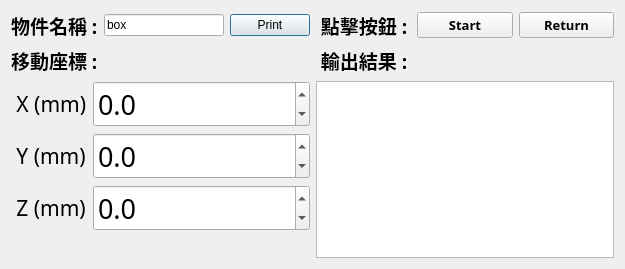
<?xml version="1.0" encoding="UTF-8"?>
<ui version="4.0">
 <class>Dialog</class>
 <widget class="QDialog" name="Dialog">
  <property name="geometry">
   <rect>
    <x>0</x>
    <y>0</y>
    <width>625</width>
    <height>269</height>
   </rect>
  </property>
  <property name="minimumSize">
   <size>
    <width>625</width>
    <height>269</height>
   </size>
  </property>
  <property name="maximumSize">
   <size>
    <width>625</width>
    <height>269</height>
   </size>
  </property>
  <property name="windowTitle">
   <string>Dialog</string>
  </property>
  <property name="sizeGripEnabled">
   <bool>false</bool>
  </property>
  <layout class="QHBoxLayout" name="horizontalLayout">
   <item>
    <layout class="QVBoxLayout" name="verticalLayout">
     <item>
      <layout class="QHBoxLayout" name="horizontalLayout_2">
       <item>
        <widget class="QLabel" name="label_ItemName">
         <property name="font">
          <font>
           <family>微軟正黑體</family>
           <pointsize>14</pointsize>
           <weight>75</weight>
           <bold>true</bold>
          </font>
         </property>
         <property name="text">
          <string>物件名稱 :</string>
         </property>
        </widget>
       </item>
       <item>
        <widget class="QLineEdit" name="lineEdit">
         <property name="inputMask">
          <string/>
         </property>
         <property name="text">
          <string>box</string>
         </property>
         <property name="maxLength">
          <number>16</number>
         </property>
        </widget>
       </item>
       <item>
        <widget class="QPushButton" name="print">
         <property name="text">
          <string>Print</string>
         </property>
        </widget>
       </item>
      </layout>
     </item>
     <item>
      <widget class="QLabel" name="label_3d">
       <property name="font">
        <font>
         <family>微軟正黑體</family>
         <pointsize>14</pointsize>
         <weight>75</weight>
         <bold>true</bold>
        </font>
       </property>
       <property name="text">
        <string>移動座標 :</string>
       </property>
      </widget>
     </item>
     <item>
      <layout class="QFormLayout" name="form_3d">
       <item row="0" column="0">
        <widget class="QLabel" name="label_x">
         <property name="font">
          <font>
           <family>微軟正黑體</family>
           <pointsize>16</pointsize>
          </font>
         </property>
         <property name="text">
          <string> X (mm)</string>
         </property>
        </widget>
       </item>
       <item row="0" column="1">
        <widget class="QDoubleSpinBox" name="value_x">
         <property name="font">
          <font>
           <family>微軟正黑體</family>
           <pointsize>20</pointsize>
          </font>
         </property>
         <property name="suffix">
          <string/>
         </property>
         <property name="decimals">
          <number>1</number>
         </property>
         <property name="minimum">
          <double>-200.000000000000000</double>
         </property>
         <property name="maximum">
          <double>200.000000000000000</double>
         </property>
         <property name="singleStep">
          <double>1.000000000000000</double>
         </property>
        </widget>
       </item>
       <item row="1" column="0">
        <widget class="QLabel" name="label_y">
         <property name="font">
          <font>
           <family>微軟正黑體</family>
           <pointsize>16</pointsize>
          </font>
         </property>
         <property name="text">
          <string> Y (mm)</string>
         </property>
        </widget>
       </item>
       <item row="1" column="1">
        <widget class="QDoubleSpinBox" name="value_y">
         <property name="font">
          <font>
           <family>微軟正黑體</family>
           <pointsize>20</pointsize>
          </font>
         </property>
         <property name="cursor">
          <cursorShape>ArrowCursor</cursorShape>
         </property>
         <property name="mouseTracking">
          <bool>false</bool>
         </property>
         <property name="tabletTracking">
          <bool>false</bool>
         </property>
         <property name="acceptDrops">
          <bool>false</bool>
         </property>
         <property name="autoFillBackground">
          <bool>false</bool>
         </property>
         <property name="wrapping">
          <bool>false</bool>
         </property>
         <property name="accelerated">
          <bool>false</bool>
         </property>
         <property name="showGroupSeparator" stdset="0">
          <bool>false</bool>
         </property>
         <property name="prefix">
          <string/>
         </property>
         <property name="suffix">
          <string/>
         </property>
         <property name="decimals">
          <number>1</number>
         </property>
         <property name="minimum">
          <double>-200.000000000000000</double>
         </property>
         <property name="maximum">
          <double>200.000000000000000</double>
         </property>
         <property name="singleStep">
          <double>1.000000000000000</double>
         </property>
        </widget>
       </item>
       <item row="2" column="0">
        <widget class="QLabel" name="label_z">
         <property name="font">
          <font>
           <family>微軟正黑體</family>
           <pointsize>16</pointsize>
          </font>
         </property>
         <property name="text">
          <string> Z (mm)</string>
         </property>
        </widget>
       </item>
       <item row="2" column="1">
        <widget class="QDoubleSpinBox" name="value_z">
         <property name="sizePolicy">
          <sizepolicy hsizetype="Minimum" vsizetype="Fixed">
           <horstretch>0</horstretch>
           <verstretch>0</verstretch>
          </sizepolicy>
         </property>
         <property name="font">
          <font>
           <family>微軟正黑體</family>
           <pointsize>20</pointsize>
          </font>
         </property>
         <property name="toolTip">
          <string>x</string>
         </property>
         <property name="prefix">
          <string/>
         </property>
         <property name="suffix">
          <string/>
         </property>
         <property name="decimals">
          <number>1</number>
         </property>
         <property name="minimum">
          <double>-100.000000000000000</double>
         </property>
         <property name="singleStep">
          <double>1.000000000000000</double>
         </property>
         <property name="value">
          <double>0.000000000000000</double>
         </property>
        </widget>
       </item>
       <item row="3" column="1">
        <spacer name="verticalSpacer">
         <property name="orientation">
          <enum>Qt::Vertical</enum>
         </property>
         <property name="sizeHint" stdset="0">
          <size>
           <width>20</width>
           <height>40</height>
          </size>
         </property>
        </spacer>
       </item>
      </layout>
     </item>
    </layout>
   </item>
   <item>
    <layout class="QVBoxLayout" name="verticalLayout_2">
     <item>
      <layout class="QHBoxLayout" name="horizontalLayout_3">
       <item>
        <widget class="QLabel" name="label_button">
         <property name="font">
          <font>
           <family>微軟正黑體</family>
           <pointsize>14</pointsize>
           <weight>75</weight>
           <bold>true</bold>
          </font>
         </property>
         <property name="text">
          <string> 點擊按鈕 :</string>
         </property>
        </widget>
       </item>
       <item>
        <widget class="QPushButton" name="with_start">
         <property name="font">
          <font>
           <family>微軟正黑體</family>
           <pointsize>10</pointsize>
           <weight>75</weight>
           <bold>true</bold>
           <strikeout>false</strikeout>
          </font>
         </property>
         <property name="text">
          <string>Start</string>
         </property>
        </widget>
       </item>
       <item>
        <widget class="QPushButton" name="with_return">
         <property name="font">
          <font>
           <family>微軟正黑體</family>
           <pointsize>10</pointsize>
           <weight>75</weight>
           <bold>true</bold>
          </font>
         </property>
         <property name="text">
          <string>Return</string>
         </property>
        </widget>
       </item>
      </layout>
     </item>
     <item>
      <widget class="QLabel" name="label_results_window">
       <property name="font">
        <font>
         <family>微軟正黑體</family>
         <pointsize>14</pointsize>
         <weight>75</weight>
         <bold>true</bold>
        </font>
       </property>
       <property name="text">
        <string> 輸出結果 :</string>
       </property>
      </widget>
     </item>
     <item>
      <widget class="QListWidget" name="listWidget_results_window"/>
     </item>
    </layout>
   </item>
  </layout>
 </widget>
 <resources/>
 <connections/>
</ui>
